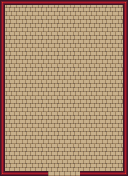

Below is a game level as drawn by its tile map, then a one-line description and the .tmx file that defines it, in full:
An orthogonal 8x11 tile map with 16x16 px tiles, 2 tile layers (Floor, Walls).

<map version="1.10" tiledversion="1.10.2" orientation="orthogonal" renderorder="right-down" width="8" height="11" tilewidth="16" tileheight="16" infinite="0" nextlayerid="3" nextobjectid="1">
 <tileset firstgid="1" source="PlaceholderTilesetTiled.tsx" />
 <layer id="1" name="Floor" width="8" height="11">
  <data encoding="csv">
2,2,2,2,2,2,2,2,
2,2,2,2,2,2,2,2,
2,2,2,2,2,2,2,2,
2,2,2,2,2,2,2,2,
2,2,2,2,2,2,2,2,
2,2,2,2,2,2,2,2,
2,2,2,2,2,2,2,2,
2,2,2,2,2,2,2,2,
2,2,2,2,2,2,2,2,
2,2,2,2,2,2,2,2,
2,2,2,2,2,2,2,2
</data>
 </layer>
 <layer id="2" name="Walls" width="8" height="11">
  <data encoding="csv">
5,6,6,6,6,6,6,7,
21,0,0,0,0,0,0,23,
21,0,0,0,0,0,0,23,
21,0,0,0,0,0,0,23,
21,0,0,0,0,0,0,23,
21,0,0,0,0,0,0,23,
21,0,0,0,0,0,0,23,
21,0,0,0,0,0,0,23,
21,0,0,0,0,0,0,23,
21,0,0,0,0,0,0,23,
37,38,38,0,0,38,38,39
</data>
 </layer>
</map>
